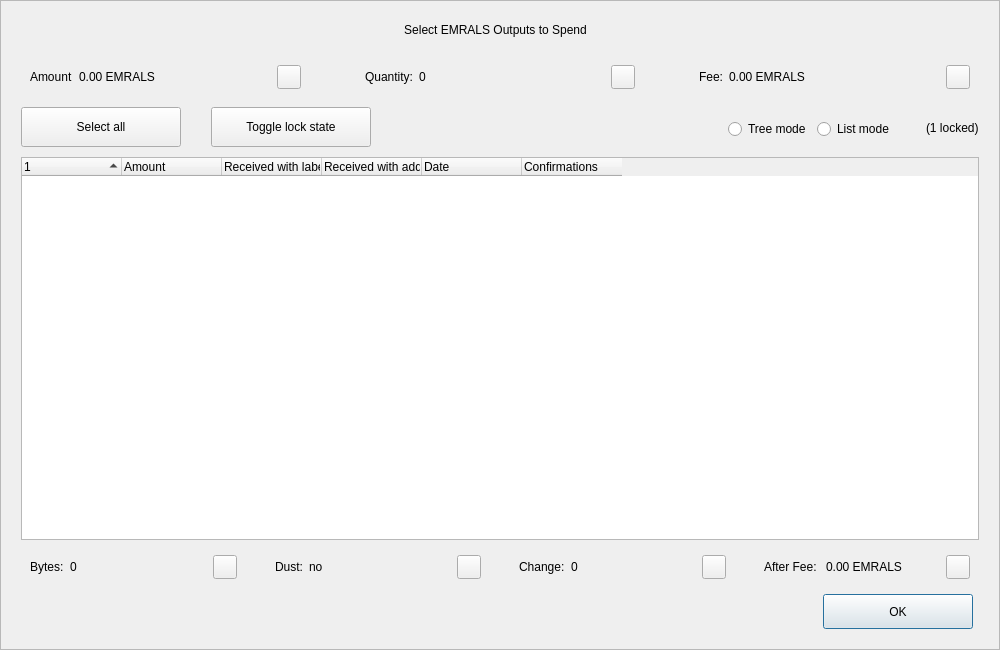
<?xml version="1.0" encoding="UTF-8"?>
<ui version="4.0">
 <class>CoinControlDialog</class>
 <widget class="QDialog" name="CoinControlDialog">
  <property name="geometry">
   <rect>
    <x>0</x>
    <y>0</y>
    <width>1000</width>
    <height>650</height>
   </rect>
  </property>
  <property name="minimumSize">
   <size>
    <width>950</width>
    <height>650</height>
   </size>
  </property>
  <property name="windowTitle">
   <string>Coin Selection</string>
  </property>
  <property name="styleSheet">
   <string notr="true"/>
  </property>
  <layout class="QVBoxLayout" name="verticalLayout">
   <property name="spacing">
    <number>0</number>
   </property>
   <property name="leftMargin">
    <number>0</number>
   </property>
   <property name="topMargin">
    <number>0</number>
   </property>
   <property name="rightMargin">
    <number>0</number>
   </property>
   <property name="bottomMargin">
    <number>0</number>
   </property>
   <item>
    <widget class="QFrame" name="frameContainer">
     <property name="toolTipDuration">
      <number>0</number>
     </property>
     <property name="frameShape">
      <enum>QFrame::StyledPanel</enum>
     </property>
     <property name="frameShadow">
      <enum>QFrame::Raised</enum>
     </property>
     <layout class="QVBoxLayout" name="verticalLayout_2">
      <property name="leftMargin">
       <number>0</number>
      </property>
      <property name="rightMargin">
       <number>0</number>
      </property>
      <property name="bottomMargin">
       <number>20</number>
      </property>
      <item>
       <layout class="QHBoxLayout" name="horizontalLayout_12">
        <property name="spacing">
         <number>0</number>
        </property>
        <property name="leftMargin">
         <number>20</number>
        </property>
        <property name="rightMargin">
         <number>30</number>
        </property>
        <item>
         <spacer name="horizontalSpacer_4">
          <property name="orientation">
           <enum>Qt::Horizontal</enum>
          </property>
          <property name="sizeHint" stdset="0">
           <size>
            <width>40</width>
            <height>20</height>
           </size>
          </property>
         </spacer>
        </item>
        <item>
         <widget class="QLabel" name="labelTitle">
          <property name="minimumSize">
           <size>
            <width>0</width>
            <height>40</height>
           </size>
          </property>
          <property name="maximumSize">
           <size>
            <width>16777215</width>
            <height>40</height>
           </size>
          </property>
          <property name="text">
           <string>Select EMRALS Outputs to Spend</string>
          </property>
          <property name="alignment">
           <set>Qt::AlignCenter</set>
          </property>
          <property name="margin">
           <number>7</number>
          </property>
         </widget>
        </item>
        <item>
         <spacer name="horizontalSpacer_5">
          <property name="orientation">
           <enum>Qt::Horizontal</enum>
          </property>
          <property name="sizeHint" stdset="0">
           <size>
            <width>40</width>
            <height>20</height>
           </size>
          </property>
         </spacer>
        </item>
       </layout>
      </item>
      <item>
       <layout class="QHBoxLayout" name="horizontalLayout_8">
        <property name="leftMargin">
         <number>20</number>
        </property>
        <property name="rightMargin">
         <number>20</number>
        </property>
        <item>
         <widget class="QWidget" name="layoutAmount" native="true">
          <layout class="QHBoxLayout" name="horizontalLayout_9" stretch="0,1,0">
           <item>
            <widget class="QLabel" name="labelCoinControlAmountText">
             <property name="text">
              <string>Amount</string>
             </property>
            </widget>
           </item>
           <item>
            <widget class="QLabel" name="labelCoinControlAmount">
             <property name="text">
              <string>0.00 EMRALS</string>
             </property>
            </widget>
           </item>
           <item alignment="Qt::AlignHCenter|Qt::AlignVCenter">
            <widget class="QPushButton" name="pushButtonAmount">
             <property name="minimumSize">
              <size>
               <width>0</width>
               <height>24</height>
              </size>
             </property>
             <property name="maximumSize">
              <size>
               <width>24</width>
               <height>26</height>
              </size>
             </property>
             <property name="focusPolicy">
              <enum>Qt::NoFocus</enum>
             </property>
             <property name="styleSheet">
              <string notr="true">padding-bottom:2px;
padding-right:4px;</string>
             </property>
             <property name="text">
              <string/>
             </property>
            </widget>
           </item>
          </layout>
         </widget>
        </item>
        <item>
         <spacer name="horizontalSpacer_2">
          <property name="orientation">
           <enum>Qt::Horizontal</enum>
          </property>
          <property name="sizeType">
           <enum>QSizePolicy::Fixed</enum>
          </property>
          <property name="sizeHint" stdset="0">
           <size>
            <width>40</width>
            <height>20</height>
           </size>
          </property>
         </spacer>
        </item>
        <item>
         <widget class="QWidget" name="layoutQuantity" native="true">
          <layout class="QHBoxLayout" name="horizontalLayout_10" stretch="0,1,0">
           <item>
            <widget class="QLabel" name="labelCoinControlQuantityText">
             <property name="text">
              <string>Quantity:</string>
             </property>
            </widget>
           </item>
           <item>
            <widget class="QLabel" name="labelCoinControlQuantity">
             <property name="text">
              <string>0</string>
             </property>
            </widget>
           </item>
           <item alignment="Qt::AlignHCenter|Qt::AlignVCenter">
            <widget class="QPushButton" name="pushButtonQuantity">
             <property name="minimumSize">
              <size>
               <width>0</width>
               <height>24</height>
              </size>
             </property>
             <property name="maximumSize">
              <size>
               <width>24</width>
               <height>26</height>
              </size>
             </property>
             <property name="focusPolicy">
              <enum>Qt::NoFocus</enum>
             </property>
             <property name="styleSheet">
              <string notr="true">padding-bottom:2px;
               padding-right:4px;</string>
             </property>
             <property name="text">
              <string/>
             </property>
            </widget>
           </item>
          </layout>
         </widget>
        </item>
        <item>
         <spacer name="horizontalSpacer_22">
          <property name="orientation">
           <enum>Qt::Horizontal</enum>
          </property>
          <property name="sizeType">
           <enum>QSizePolicy::Fixed</enum>
          </property>
          <property name="sizeHint" stdset="0">
           <size>
            <width>40</width>
            <height>20</height>
           </size>
          </property>
         </spacer>
        </item>
        <item>
         <widget class="QWidget" name="layoutFee" native="true">
          <layout class="QHBoxLayout" name="horizontalLayout_11" stretch="0,1,0">
           <item>
            <widget class="QLabel" name="labelCoinControlFeeText">
             <property name="text">
              <string>Fee:</string>
             </property>
            </widget>
           </item>
           <item>
            <widget class="QLabel" name="labelCoinControlFee">
             <property name="text">
              <string>0.00 EMRALS</string>
             </property>
            </widget>
           </item>
           <item alignment="Qt::AlignHCenter|Qt::AlignVCenter">
            <widget class="QPushButton" name="pushButtonFee">
             <property name="minimumSize">
              <size>
               <width>0</width>
               <height>24</height>
              </size>
             </property>
             <property name="maximumSize">
              <size>
               <width>24</width>
               <height>26</height>
              </size>
             </property>
             <property name="focusPolicy">
              <enum>Qt::NoFocus</enum>
             </property>
             <property name="styleSheet">
              <string notr="true">padding-bottom:2px;
               padding-right:4px;</string>
             </property>
             <property name="text">
              <string/>
             </property>
            </widget>
           </item>
          </layout>
         </widget>
        </item>
       </layout>
      </item>
      <item>
       <widget class="QFrame" name="frame">
        <property name="minimumSize">
         <size>
          <width>0</width>
          <height>40</height>
         </size>
        </property>
        <property name="styleSheet">
         <string notr="true">#frame {
	border:0;
}</string>
        </property>
        <property name="frameShape">
         <enum>QFrame::StyledPanel</enum>
        </property>
        <property name="frameShadow">
         <enum>QFrame::Sunken</enum>
        </property>
        <layout class="QHBoxLayout" name="horizontalLayout">
         <property name="spacing">
          <number>0</number>
         </property>
         <property name="leftMargin">
          <number>20</number>
         </property>
         <property name="topMargin">
          <number>0</number>
         </property>
         <property name="rightMargin">
          <number>20</number>
         </property>
         <property name="bottomMargin">
          <number>0</number>
         </property>
         <item>
          <layout class="QHBoxLayout" name="horizontalLayoutPanel" stretch="0,0,0,0,0,0">
           <property name="spacing">
            <number>20</number>
           </property>
           <item>
            <widget class="QPushButton" name="pushButtonSelectAll">
             <property name="sizePolicy">
              <sizepolicy hsizetype="Maximum" vsizetype="Fixed">
               <horstretch>0</horstretch>
               <verstretch>0</verstretch>
              </sizepolicy>
             </property>
             <property name="minimumSize">
              <size>
               <width>160</width>
               <height>40</height>
              </size>
             </property>
             <property name="maximumSize">
              <size>
               <width>16777215</width>
               <height>40</height>
              </size>
             </property>
             <property name="text">
              <string>Select all</string>
             </property>
             <property name="checkable">
              <bool>true</bool>
             </property>
             <property name="checked">
              <bool>false</bool>
             </property>
             <property name="autoExclusive">
              <bool>false</bool>
             </property>
             <property name="autoDefault">
              <bool>false</bool>
             </property>
            </widget>
           </item>
           <item>
            <spacer name="horizontalSpacer_6">
             <property name="orientation">
              <enum>Qt::Horizontal</enum>
             </property>
             <property name="sizeType">
              <enum>QSizePolicy::Fixed</enum>
             </property>
             <property name="sizeHint" stdset="0">
              <size>
               <width>10</width>
               <height>20</height>
              </size>
             </property>
            </spacer>
           </item>
           <item>
            <widget class="QPushButton" name="pushButtonToggleLock">
             <property name="sizePolicy">
              <sizepolicy hsizetype="Maximum" vsizetype="Fixed">
               <horstretch>0</horstretch>
               <verstretch>0</verstretch>
              </sizepolicy>
             </property>
             <property name="minimumSize">
              <size>
               <width>160</width>
               <height>40</height>
              </size>
             </property>
             <property name="maximumSize">
              <size>
               <width>16777215</width>
               <height>40</height>
              </size>
             </property>
             <property name="text">
              <string>Toggle lock state</string>
             </property>
             <property name="checkable">
              <bool>true</bool>
             </property>
             <property name="autoExclusive">
              <bool>false</bool>
             </property>
             <property name="autoDefault">
              <bool>false</bool>
             </property>
            </widget>
           </item>
           <item>
            <spacer name="horizontalSpacer_7">
             <property name="orientation">
              <enum>Qt::Horizontal</enum>
             </property>
             <property name="sizeType">
              <enum>QSizePolicy::Expanding</enum>
             </property>
             <property name="sizeHint" stdset="0">
              <size>
               <width>30</width>
               <height>20</height>
              </size>
             </property>
            </spacer>
           </item>
           <item alignment="Qt::AlignRight">
            <widget class="QGroupBox" name="groupBox_2">
             <property name="styleSheet">
              <string notr="true">#groupBox_2 {
    background-color:transparent;
    border-radius:0;
}</string>
             </property>
             <property name="title">
              <string/>
             </property>
             <layout class="QHBoxLayout" name="horizontalLayout_14">
              <item>
               <widget class="QRadioButton" name="radioTreeMode">
                <property name="sizePolicy">
                 <sizepolicy hsizetype="Maximum" vsizetype="Fixed">
                  <horstretch>0</horstretch>
                  <verstretch>0</verstretch>
                 </sizepolicy>
                </property>
                <property name="text">
                 <string>Tree mode</string>
                </property>
               </widget>
              </item>
              <item>
               <widget class="QRadioButton" name="radioListMode">
                <property name="sizePolicy">
                 <sizepolicy hsizetype="Maximum" vsizetype="Fixed">
                  <horstretch>0</horstretch>
                  <verstretch>0</verstretch>
                 </sizepolicy>
                </property>
                <property name="text">
                 <string>List mode</string>
                </property>
                <property name="checked">
                 <bool>false</bool>
                </property>
               </widget>
              </item>
             </layout>
            </widget>
           </item>
           <item>
            <widget class="QLabel" name="labelLocked">
             <property name="text">
              <string>(1 locked)</string>
             </property>
            </widget>
           </item>
          </layout>
         </item>
        </layout>
       </widget>
      </item>
      <item>
       <layout class="QHBoxLayout" name="horizontalLayout_13">
        <property name="leftMargin">
         <number>20</number>
        </property>
        <property name="rightMargin">
         <number>20</number>
        </property>
        <item>
         <widget class="CoinControlTreeWidget" name="treeWidget">
          <property name="contextMenuPolicy">
           <enum>Qt::CustomContextMenu</enum>
          </property>
          <property name="styleSheet">
           <string notr="true"/>
          </property>
          <property name="sortingEnabled">
           <bool>false</bool>
          </property>
          <property name="columnCount">
           <number>6</number>
          </property>
          <attribute name="headerShowSortIndicator" stdset="0">
           <bool>true</bool>
          </attribute>
          <attribute name="headerStretchLastSection">
           <bool>false</bool>
          </attribute>
          <column>
           <property name="text">
            <string/>
           </property>
          </column>
          <column>
           <property name="text">
            <string>Amount</string>
           </property>
          </column>
          <column>
           <property name="text">
            <string>Received with label</string>
           </property>
          </column>
          <column>
           <property name="text">
            <string>Received with address</string>
           </property>
          </column>
          <column>
           <property name="text">
            <string>Date</string>
           </property>
          </column>
          <column>
           <property name="text">
            <string>Confirmations</string>
           </property>
           <property name="toolTip">
            <string>Confirmed</string>
           </property>
          </column>
         </widget>
        </item>
       </layout>
      </item>
      <item>
       <layout class="QHBoxLayout" name="horizontalLayout_3">
        <property name="spacing">
         <number>20</number>
        </property>
        <property name="leftMargin">
         <number>20</number>
        </property>
        <property name="rightMargin">
         <number>20</number>
        </property>
        <item>
         <widget class="QWidget" name="layoutBytes" native="true">
          <layout class="QHBoxLayout" name="horizontalLayout_4" stretch="0,1,0">
           <item>
            <widget class="QLabel" name="labelCoinControlBytesText">
             <property name="text">
              <string>Bytes:</string>
             </property>
            </widget>
           </item>
           <item>
            <widget class="QLabel" name="labelCoinControlBytes">
             <property name="text">
              <string>0</string>
             </property>
            </widget>
           </item>
           <item alignment="Qt::AlignHCenter|Qt::AlignVCenter">
            <widget class="QPushButton" name="pushButtonBytes">
             <property name="minimumSize">
              <size>
               <width>0</width>
               <height>24</height>
              </size>
             </property>
             <property name="maximumSize">
              <size>
               <width>24</width>
               <height>26</height>
              </size>
             </property>
             <property name="focusPolicy">
              <enum>Qt::NoFocus</enum>
             </property>
             <property name="styleSheet">
              <string notr="true">padding-bottom:2px;
               padding-right:4px;</string>
             </property>
             <property name="text">
              <string/>
             </property>
            </widget>
           </item>
          </layout>
         </widget>
        </item>
        <item>
         <widget class="QWidget" name="layoutDust" native="true">
          <layout class="QHBoxLayout" name="horizontalLayout_5" stretch="0,1,0">
           <item>
            <widget class="QLabel" name="labelCoinControlLowOutputText">
             <property name="text">
              <string>Dust:</string>
             </property>
            </widget>
           </item>
           <item>
            <widget class="QLabel" name="labelCoinControlLowOutput">
             <property name="text">
              <string>no</string>
             </property>
            </widget>
           </item>
           <item alignment="Qt::AlignHCenter|Qt::AlignVCenter">
            <widget class="QPushButton" name="pushButtonDust">
             <property name="minimumSize">
              <size>
               <width>0</width>
               <height>24</height>
              </size>
             </property>
             <property name="maximumSize">
              <size>
               <width>24</width>
               <height>26</height>
              </size>
             </property>
             <property name="focusPolicy">
              <enum>Qt::NoFocus</enum>
             </property>
             <property name="styleSheet">
              <string notr="true">padding-bottom:2px;
               padding-right:4px;</string>
             </property>
             <property name="text">
              <string/>
             </property>
            </widget>
           </item>
          </layout>
         </widget>
        </item>
        <item>
         <widget class="QWidget" name="layoutChange" native="true">
          <layout class="QHBoxLayout" name="horizontalLayout_6" stretch="0,1,0">
           <item>
            <widget class="QLabel" name="labelCoinControlChangeText">
             <property name="text">
              <string>Change:</string>
             </property>
            </widget>
           </item>
           <item>
            <widget class="QLabel" name="labelCoinControlChange">
             <property name="text">
              <string>0</string>
             </property>
            </widget>
           </item>
           <item alignment="Qt::AlignHCenter|Qt::AlignVCenter">
            <widget class="QPushButton" name="pushButtonChange">
             <property name="minimumSize">
              <size>
               <width>0</width>
               <height>24</height>
              </size>
             </property>
             <property name="maximumSize">
              <size>
               <width>24</width>
               <height>26</height>
              </size>
             </property>
             <property name="focusPolicy">
              <enum>Qt::NoFocus</enum>
             </property>
             <property name="styleSheet">
              <string notr="true">padding-bottom:2px;
               padding-right:4px;</string>
             </property>
             <property name="text">
              <string/>
             </property>
            </widget>
           </item>
          </layout>
         </widget>
        </item>
        <item>
         <widget class="QWidget" name="layoutAfter" native="true">
          <layout class="QHBoxLayout" name="horizontalLayout_7" stretch="0,1,0">
           <item>
            <widget class="QLabel" name="labelCoinControlAfterFeeText">
             <property name="text">
              <string>After Fee: </string>
             </property>
            </widget>
           </item>
           <item>
            <widget class="QLabel" name="labelCoinControlAfterFee">
             <property name="text">
              <string>0.00 EMRALS</string>
             </property>
            </widget>
           </item>
           <item alignment="Qt::AlignHCenter|Qt::AlignVCenter">
            <widget class="QPushButton" name="pushButtonAlterFee">
             <property name="minimumSize">
              <size>
               <width>0</width>
               <height>24</height>
              </size>
             </property>
             <property name="maximumSize">
              <size>
               <width>24</width>
               <height>26</height>
              </size>
             </property>
             <property name="focusPolicy">
              <enum>Qt::NoFocus</enum>
             </property>
             <property name="styleSheet">
              <string notr="true">padding-bottom:2px;
               padding-right:4px;</string>
             </property>
             <property name="text">
              <string/>
             </property>
            </widget>
           </item>
          </layout>
         </widget>
        </item>
       </layout>
      </item>
      <item>
       <layout class="QHBoxLayout" name="horizontalLayout_2">
        <property name="spacing">
         <number>0</number>
        </property>
        <property name="leftMargin">
         <number>20</number>
        </property>
        <property name="rightMargin">
         <number>26</number>
        </property>
        <item>
         <spacer name="horizontalSpacer_3">
          <property name="orientation">
           <enum>Qt::Horizontal</enum>
          </property>
          <property name="sizeHint" stdset="0">
           <size>
            <width>558</width>
            <height>20</height>
           </size>
          </property>
         </spacer>
        </item>
        <item>
         <widget class="QPushButton" name="pushButtonOk">
          <property name="minimumSize">
           <size>
            <width>150</width>
            <height>35</height>
           </size>
          </property>
          <property name="text">
           <string>OK</string>
          </property>
         </widget>
        </item>
       </layout>
      </item>
     </layout>
    </widget>
   </item>
  </layout>
 </widget>
 <customwidgets>
  <customwidget>
   <class>CoinControlTreeWidget</class>
   <extends>QTreeWidget</extends>
   <header>coincontroltreewidget.h</header>
  </customwidget>
 </customwidgets>
 <resources/>
 <connections/>
</ui>
